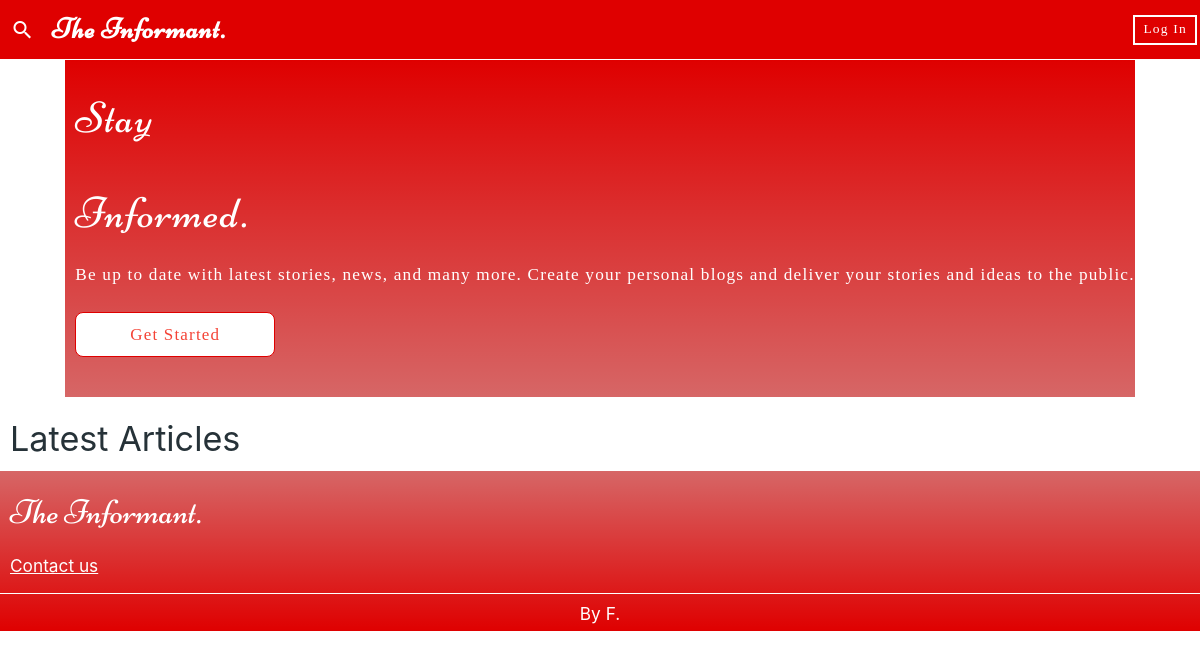
Before: / with the older database file.
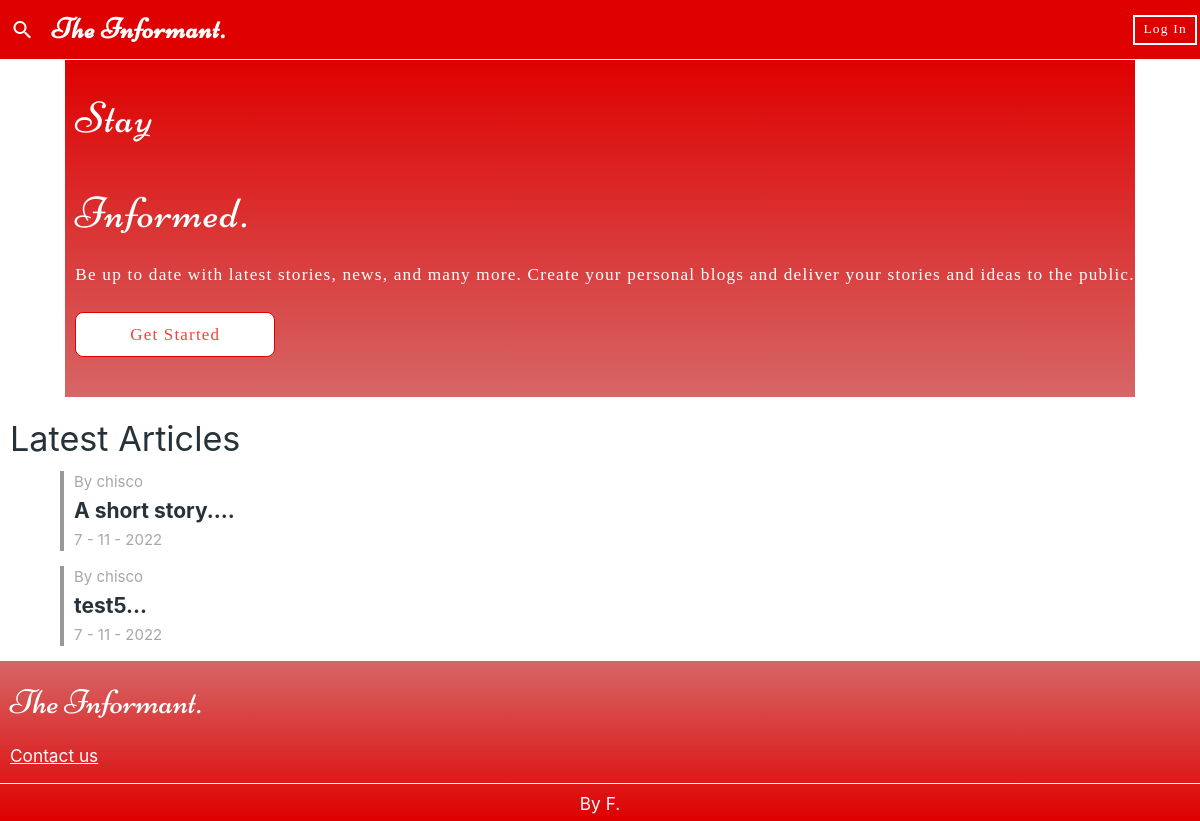
After: the same page with the newer database file.
### models.py (models this page shows, shortened)
class User(UserMixin, db.Model):
	id = db.Column(db.Integer, primary_key=True)
	username = db.Column(db.String(50), unique=True, nullable=False)
	email = db.Column(db.String(50), unique=True, nullable=False)
	password = db.Column(db.String(500), nullable=False)
	fullname = db.Column(db.String(100), nullable=True)

class Blog(db.Model):
	id = db.Column(db.Integer, primary_key=True, nullable=False)
	user = db.relationship("User",
		backref=db.backref('blogs', lazy=True))
	title = db.Column(db.String(30), nullable=False)
	content = db.Column(db.Text, nullable=False)
	user_id = db.Column(db.Integer, db.ForeignKey("user.id"), nullable=False)
	date_created = db.Column(db.DateTime, nullable=False)

### app.py (the view)
	@staticmethod
	def home():
		recents = Blog.query.order_by(Blog.date_created)
		context = {"recents":
			[{"title": b.title,
			  "content": b.content,
			  "author": b.user.username,
			  'date': f'{b.date_created.day} - {b.date_created.month} - {b.date_created.year}',
			  'blog_id': b.id} for b in recents.all()[::-1][:10]
			  ]
		}
		return render_template('index.html', **context)

### templates/index.html (shortened to what this page needs)
<!Doctype HTML>
<html>
	<head>
		<link rel="stylesheet" href="/static/iconfont/material-icons.css" type="text/css" media="all" />
		<link rel="stylesheet" href="/static/materialize/css/materialize.min.css" type="text/css" media="all" />
		<link rel="stylesheet" href="/static/index.css" type="text/css" media="all" />
		<link rel="stylesheet" href="/static/article_preview.css" type="text/css" media="all" />
	</head>
	<body>
	  <header>
	    <div class="sticky-subheader">
	      <a href="#" class="search"><i class="material-icons">search</i></a>
	      <div class="title niconne left-align">The Informant.</div>
	      <a href="/login-page" id="h-gs-btn" class="btn-ol-white z-depth-0 login-btn white-text">Log In</a>
	    </div>
	    <div class="rem-header">
	      <h3 class="niconne">Stay</h3>
	      <h3 class="niconne">Informed.</h3>
	      <h6>Be up to date with latest stories, news, and many more. Create your personal blogs and deliver your stories and ideas to the public.</h6>
	      <a class="z-depth-0 white red-text gs btn-ol-red" href="/login-page">Get Started</a>
	    </div>
	  </header>
	  <main>
  	  <h4 style="padding-left: 10px">Latest Articles </h4>
  	  <ul id="recents">
  	  	{%for blog in recents %}
	  	    <li class="article-hint">
	  	      <span class="author">By {{blog['author']}}</span>
	  	      <p class="title flow-text">{{blog['title'][:20]}}...</p>
	  	      <span class="date">{{blog['date']}}</span>
	  	    </li>
	  	  {%endfor%}
  	  </ul>
  	</main>
  	<footer>
  	  <ul>
  	    <li><h4 class="niconne white-text">The Informant.</h4></li>
  	    <li><h6><a href="/contact-us" class="white-text" style="text-decoration: solid underline 1px;">Contact us</a></h6></li>
  	    <li class="white-text" style=""><h6>By F.</h6></li>
  	  </ul>
  	</footer>
	</body>
</html>

### static/index.css (style rules this page uses)
* { margin: 0; padding: 0; box-sizing: border-box; }
body { display: flex; flex-direction: column; min-height: 100vh; min-width: 100vw; max-width: 100vw; color: #263238; }
.btn-ol-red { padding: 8px; border: solid 1.3px #DF0000; font-family: "Times New Roman"; display: flex; justify-content: center; align-items: center; font-size: .9rem; min-width: 60px; min-height: 30px; height: 30px; outline-offset: 1px; outline-color: #DF000077; outline-width: 1px; color: #DF0000; }
header .gs { max-width: 200px; margin-top: 20px; margin-bottom: 20px; height: 45px; border-radius: 8px; font-size: 17px; }
.btn-ol-white { padding: 8px; border: solid 1.3px white; font-family: "Times New Roman"; display: flex; justify-content: center; align-items: center; font-size: .9rem; min-width: 60px; min-height: 30px; height: 30px; outline-offset: 1px; outline-color: white; outline-width: 1px; color: white; }
header { display: flex; align-items: center; justify-content: space-between; flex-direction: column; width: 100%; letter-spacing: 1.2px; }
header .sticky-subheader { width: 100%; height: 60px; display: flex; align-items: center; background: #DF0000; justify-content: space-between; position: fixed; padding-right: 3px; border-bottom: solid 1px white; }
.sticky-subheader a:nth-child(1) { min-height: 45px; min-width: 45px; color: white; display: flex; justify-content: center; align-items: center; }
.sticky-subheader .login-btn { border: solid 2px white; }
.sticky-subheader .title { font-weight: bolder; font-size: 1.9rem; letter-spacing: 1px; color: white; padding-left: 5px; min-width: calc(100vw - 115px); }
header .rem-header { display: flex; flex-direction: column; justify-content: space-between; padding-left: 10px; background: linear-gradient(to bottom, #DF0000, #BB000099); color: white; padding-top: 5px; padding-bottom: 20px; margin-top: 60px; }
.rem-header h3 { padding: none; }
.rem-header h6 { font-family: "Times New Roman"; }
main { width: 100vw; display: flex; flex-direction: column; }
.niconne { font-family: Niconne; }
footer { display: flex; align-items: center; justify-content: center; min-width: 100vw; min-height: 100px; background: linear-gradient(to bottom, #BB000099, #DF0000); }
footer ul { display: flex; flex-direction: column; min-height: 100%; width: 100vw; max-width: 100vw; }
footer li { width: 100%; padding-left: 10px; text-align: left; }
footer ul > li:nth-child(3) { margin-top: 10px; text-align: center; border-top: solid 1.2px white; padding: 0; }

### static/article_preview.css (style rules this page uses)
#recents { width: 100%; display: flex; flex-direction: column; align-items: center; }
.article-hint { display: flex; flex-direction: column; justify-content: space-between; padding-left: 10px; width: 90%; min-height: 80px; border-left: solid 4px #999F; margin-bottom: 15px; }
.article-hint .author { font-size: 15px; color: #999D; }
.article-hint .title { font-weight: bold; font-size: 1.4rem; }
.article-hint .date { color: #999D; }
.article-hint > * { line-height: 1.5; }

Changed rows visible on the page:
added User: author "chisco" "chisco"
added Blog: title "A short story."
added Blog: title "test5"
Other visible differences:
new list line: "By ... 7 - 11 - 2022"
